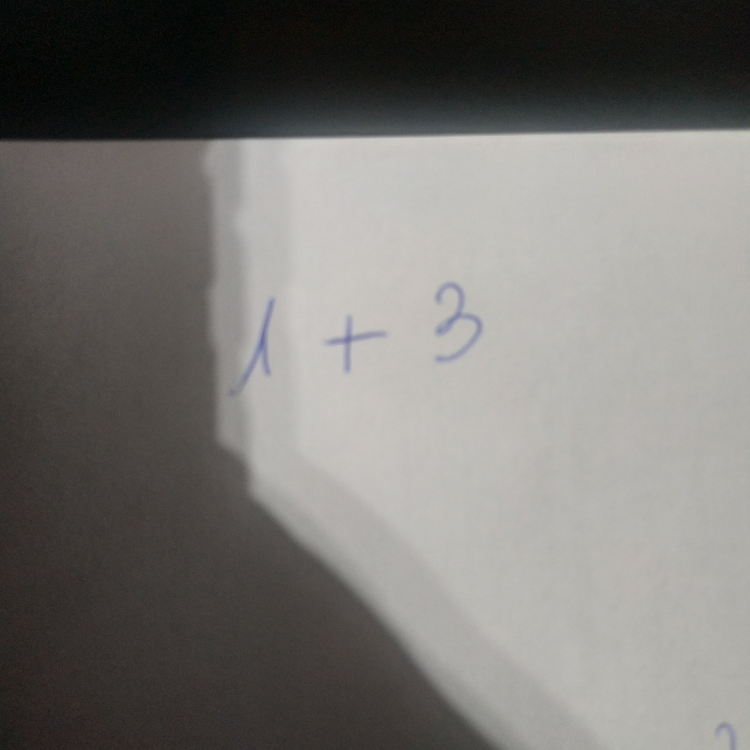
#> input picture img/im1.jpg, 3000 x 3000 px (shown at 1/4 size)
$ python -i image_processing.py   (imports and definitions only)
#> lines starting #> are read from the running program, lines starting #| are printed output that depends on the picture; after the words box and inside, x2 and y2 are one past the last pixel; in counts of white or black regions, pixels touching at a corner belong together
#> further down, picture is the input picture: shape (3000, 3000, 3); mean B, G, R 114.7, 117.9, 120
### utils.py
import cv2
import numpy as np
from TextBoxes import TextBoxes

def load_image(img_name):
    img = cv2.imread(img_name, cv2.IMREAD_COLOR)
    return img

# [14 lines left out: functions show_image, resize_image, not called in this run]

def resize_image_by_dim(img, width, height):
    return cv2.resize(img, (width, height), interpolation=cv2.INTER_AREA)

def get_offset_for_all_directions(scale_x, scale_y, width, height):
    offset_x = int(width * scale_x) // 2
    offset_y = int(height * scale_y) // 2
    return offset_x, offset_y

# [55 lines left out: functions get_boxes_as_images, write_message_on_img, clean_factor_from_expression, add_square_canvas_to_image, add_borders_to_image, not called in this run]

### image_processing.py
from PIL import Image, ImageEnhance
from utils import *
from skimage.filters import threshold_sauvola

import cv2
import numpy as np

# [11 lines left out: functions dilate, erode, not called in this run]

def closing(img, kernel_size):
    kernel = np.ones(kernel_size, np.uint8)
    im_closed = cv2.morphologyEx(img, cv2.MORPH_CLOSE, kernel)

    return im_closed

# [5 lines left out: function opening, not called in this run]

def max_contrast(img, scale):
#> called with scale = 2
    img = Image.fromarray(img)
    en = ImageEnhance.Contrast(img)
    img = en.enhance(scale)
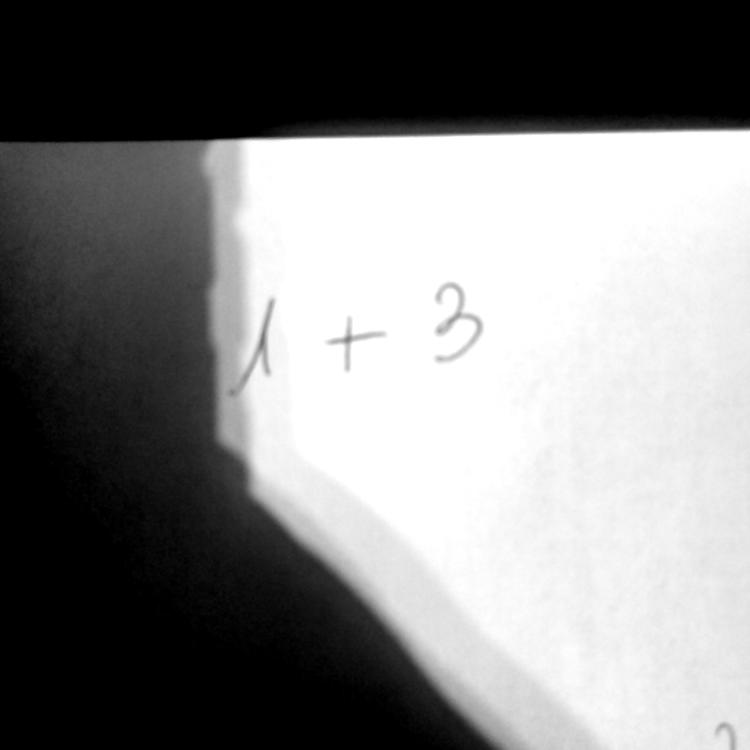
#> img: PIL image 3000x3000 L (shown at 1/4 size); min 0, max 255, mean 131.1
    contrast = np.array(img)

    return contrast

# [7 lines left out: function max_brightness, not called in this run]

def spot_numbers(img):
    # Smooth the image with contrast increasing
    im_contrast = max_contrast(img, 2)
    #show_image(im_contrast)

    # Spot edges
    im_canny = cv2.Canny(im_contrast, 30, 200)
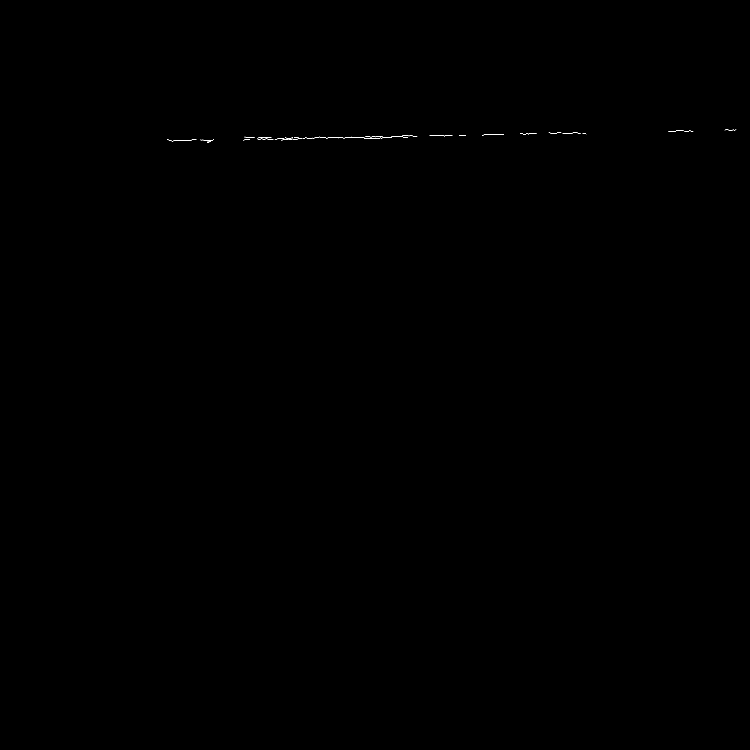
#> im_canny: shape (3000, 3000) (shown at 1/4 size); 0.02% white in thin lines or dots, all inside (x1, y1, x2, y2) = (668, 518, 2945, 571)

    # Close the found edges
    im_closed = closing(im_canny, (9, 9))
#> in closing, `im_closed = cv2.morphologyEx(img, cv2.MORPH_CLOSE, kernel)`: im_closed: shape (3000, 3000); 0.04% white; 15 white regions (1 under 20 px)

    return im_closed

def find_and_draw_contours(original, img):
    height, width = original.shape[:2]
#> height = 3000; width = 3000

    contours, hierarchy = cv2.findContours(img.copy(), cv2.RETR_EXTERNAL, cv2.CHAIN_APPROX_SIMPLE)
#> contours = 15 contours, 6 with area under 20; largest, box (x1, y1, x2, y2) and area: (1029, 548, 1209, 561) 778, (1211, 542, 1669, 555) 759, (801, 556, 856, 571) 115, (973, 547, 1019, 562) 115, (668, 556, 786, 566) 46
    rects = [cv2.boundingRect(ctr) for ctr in contours]
#> rects = 15 items, first 6: (801, 556, 55, 15), (668, 556, 118, 10), (1029, 548, 180, 13), (973, 547, 46, 15), (1211, 542, 458, 13), (1836, 541, 28, 3)

    detections = []
    for rect in rects:
        # Calculate contour areas for extracting it from the image later
        start_x = rect[0]
        start_y = rect[1]
        w = rect[2]
        h = rect[3]
        end_x = start_x + w
        end_y = start_y + h

        rect_offset_x, rect_offset_y = get_offset_for_all_directions(scale_x=0.3, scale_y=0.3, width=w, height=h)

        start_x = (start_x - rect_offset_x) if (start_x - rect_offset_x) > 0 else 0
        start_y = (start_y - rect_offset_y) if (start_y - rect_offset_y) > 0 else 0
        end_x = (end_x + rect_offset_x) if (end_x + rect_offset_x) < width else width
        end_y = (end_y + rect_offset_y) if (end_y + rect_offset_y) < height else height

        cv2.rectangle(original, (start_x, start_y), (end_x, end_y), (0, 255, 0), 3)
        detections.append((start_x, start_y, end_x, end_y))
#> this loop made 15 passes
#> (rect, start_x, start_y, w, h, end_x, end_y, offset_x in get_offset_for_all_directions) on passes 1 to 12: ((801, 556, 55, 15), 793, 554, 55, 15, 864, 573, 8), ((668, 556, 118, 10), 651, 555, 118, 10, 803, 567, 17), ((1029, 548, 180, 13), 1002, 547, 180, 13, 1236, 562, 27), ((973, 547, 46, 15), 967, 545, 46, 15, 1025, 564, 6), ((1211, 542, 458, 13), 1143, 541, 458, 13, 1737, 556, 68), ((1836, 541, 28, 3), 1832, 541, 28, 3, 1868, 544, 4), ((1718, 540, 92, 5), 1705, 540, 92, 5, 1823, 545, 13), ((1928, 536, 88, 5), 1915, 536, 88, 5, 2029, 541, 13), ((2330, 532, 15, 5), 2328, 532, 15, 5, 2347, 537, 2), ((2080, 532, 67, 6), 2070, 532, 67, 6, 2157, 538, 10), ((2250, 530, 73, 6), 2240, 530, 73, 6, 2333, 536, 10), ((2195, 530, 50, 4), 2188, 530, 50, 4, 2252, 534, 7)
#> after the loop, detections = 15 items, first 6: (793, 554, 864, 573), (651, 555, 803, 567), (1002, 547, 1236, 562), (967, 545, 1025, 564), (1143, 541, 1737, 556), (1832, 541, 1868, 544)

    return np.array(detections), original

def process_image_detections(img):
    # STEP 1 - Convert input image to grayscale
    im_gray = cv2.cvtColor(img, cv2.COLOR_BGR2GRAY)

    # STEP 2 - Apply Bilateral filter for noise removing
    im_bilateral = cv2.bilateralFilter(im_gray, 11, 17, 17)

    # STEP 3 - Spot the digits
    im_digits = spot_numbers(im_bilateral)
    # show_image(im_digits)

    # STEP 4 - Find and draw the contours
    detections, im_contours = find_and_draw_contours(img, im_digits)
#> detections = 15 rows, first 6: [793, 554, 864, 573], [651, 555, 803, 567], [1002, 547, 1236, 562], [967, 545, 1025, 564], [1143, 541, 1737, 556], [1832, 541, 1868, 544]

    return detections, im_contours

# [35 lines left out: functions pre_classification_image_processing, pre_cnn_image_processing, not called in this run]

>>> import cv2
>>> picture = cv2.imread('img/im1.jpg')
>>> result = process_image_detections(picture)

$ run again, on img/im2.jpg
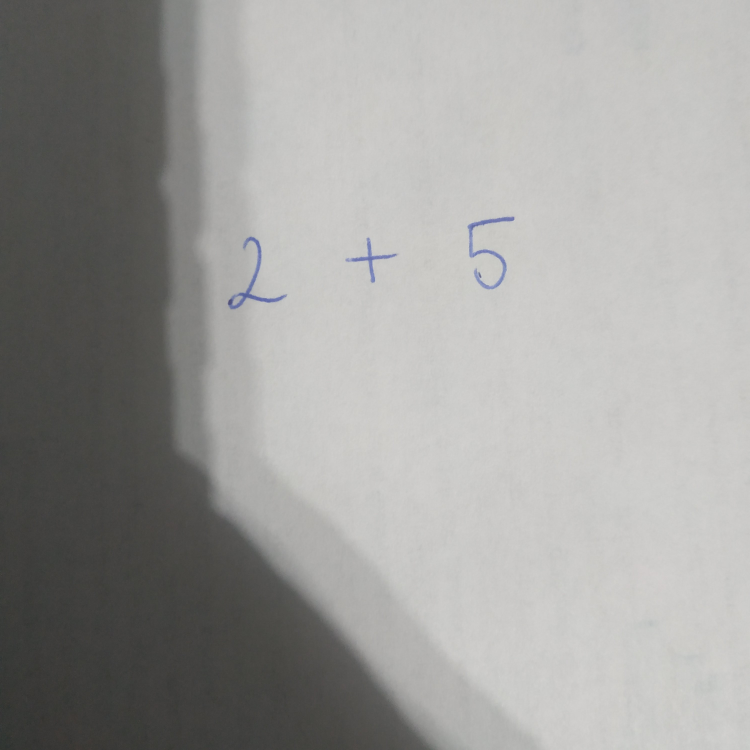
#> input picture img/im2.jpg, 3000 x 3000 px (shown at 1/4 size)
#> picture is the input picture: shape (3000, 3000, 3); mean B, G, R 155.4, 157.6, 158.1
#> in max_contrast, `img = en.enhance(scale)`:
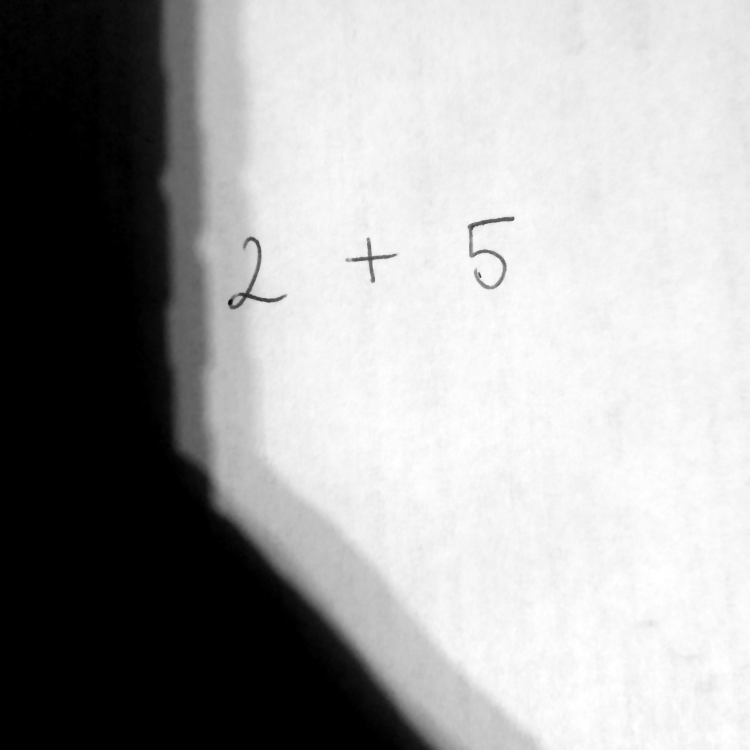
#> img: PIL image 3000x3000 L (shown at 1/4 size); min 0, max 255, mean 161.7
#> in spot_numbers, `im_canny = cv2.Canny(im_contrast, 30, 200)`:
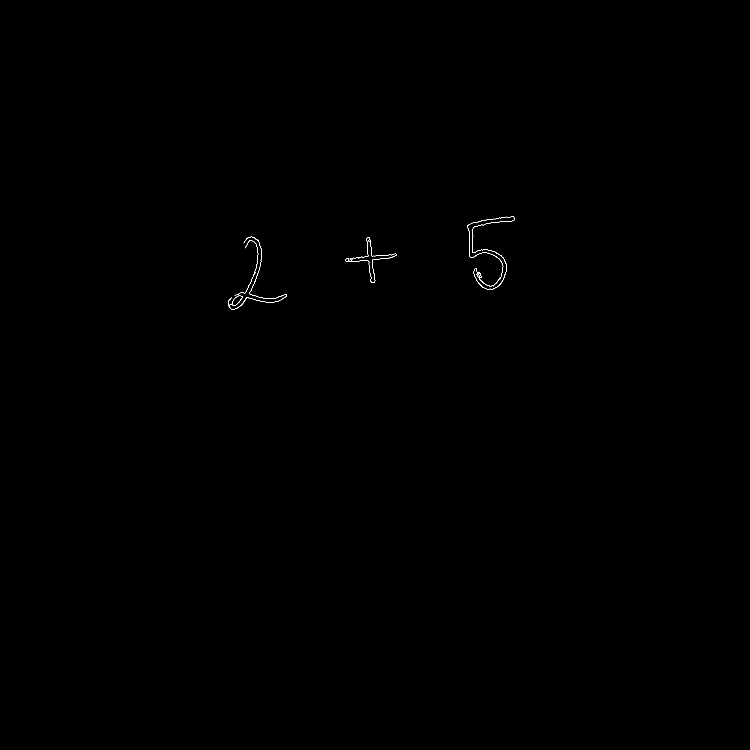
#> im_canny: shape (3000, 3000) (shown at 1/4 size); 0.04% white in thin lines or dots, all inside (x1, y1, x2, y2) = (912, 866, 2058, 1237)
#> im_closed: shape (3000, 3000); 0.07% white; 3 white regions
#> contours = 3 contours; box (x1, y1, x2, y2) and area: (1869, 866, 2058, 1158) 10284, (1381, 950, 1587, 1132) 5238, (912, 947, 1148, 1237) 1716
#> rects = [(1381, 950, 206, 182), (912, 947, 236, 290), (1869, 866, 189, 292)]
#> the loop in find_and_draw_contours, `for rect in rects:` made 3 passes
#> (rect, start_x, start_y, w, h, end_x, end_y, offset_x in get_offset_for_all_directions) on passes 1 to 3: ((1381, 950, 206, 182), 1351, 923, 206, 182, 1617, 1159, 30), ((912, 947, 236, 290), 877, 904, 236, 290, 1183, 1280, 35), ((1869, 866, 189, 292), 1841, 823, 189, 292, 2086, 1201, 28)
#> after the loop in find_and_draw_contours, `for rect in rects:`: detections = [(1351, 923, 1617, 1159), (877, 904, 1183, 1280), (1841, 823, 2086, 1201)]
#> in process_image_detections, `detections, im_contours = find_and_draw_contours(img, im_digits)`: detections = [[1351, 923, 1617, 1159], [877, 904, 1183, 1280], [1841, 823, 2086, 1201]]

$ run again, on img/im4.jpg
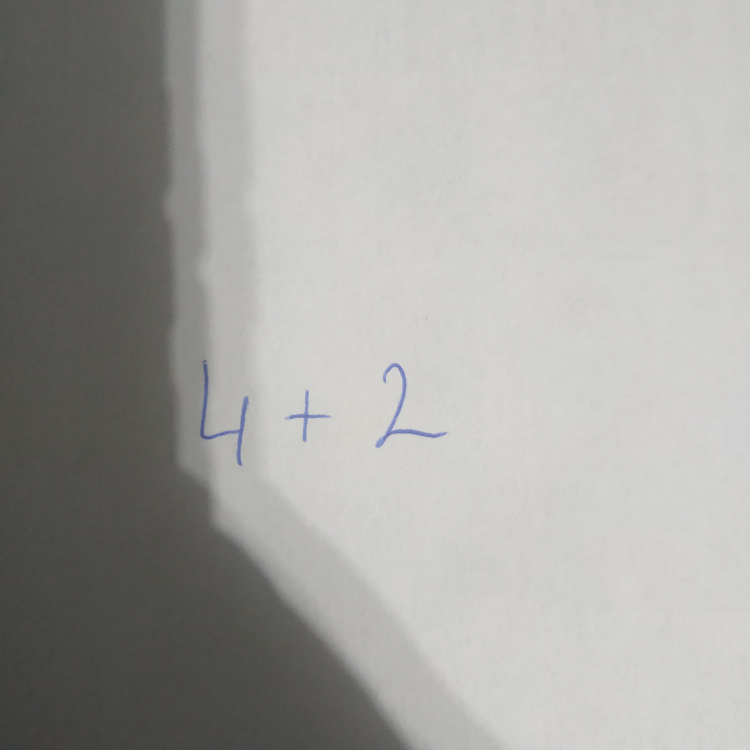
#> input picture img/im4.jpg, 3000 x 3000 px (shown at 1/4 size)
#> picture is the input picture: shape (3000, 3000, 3); mean B, G, R 162.2, 165.6, 166.1
#> in max_contrast, `img = en.enhance(scale)`:
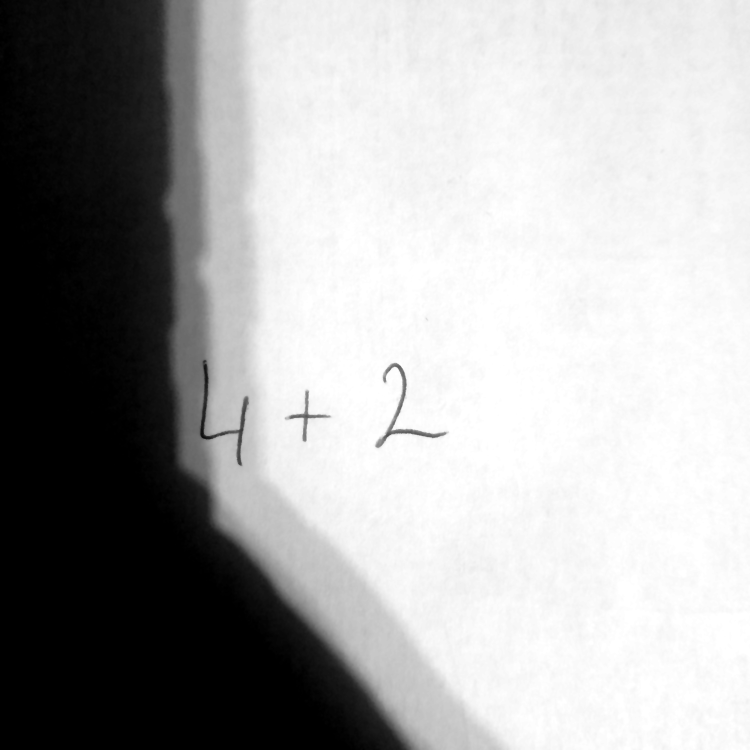
#> img: PIL image 3000x3000 L (shown at 1/4 size); min 0, max 255, mean 168.4
#> in spot_numbers, `im_canny = cv2.Canny(im_contrast, 30, 200)`:
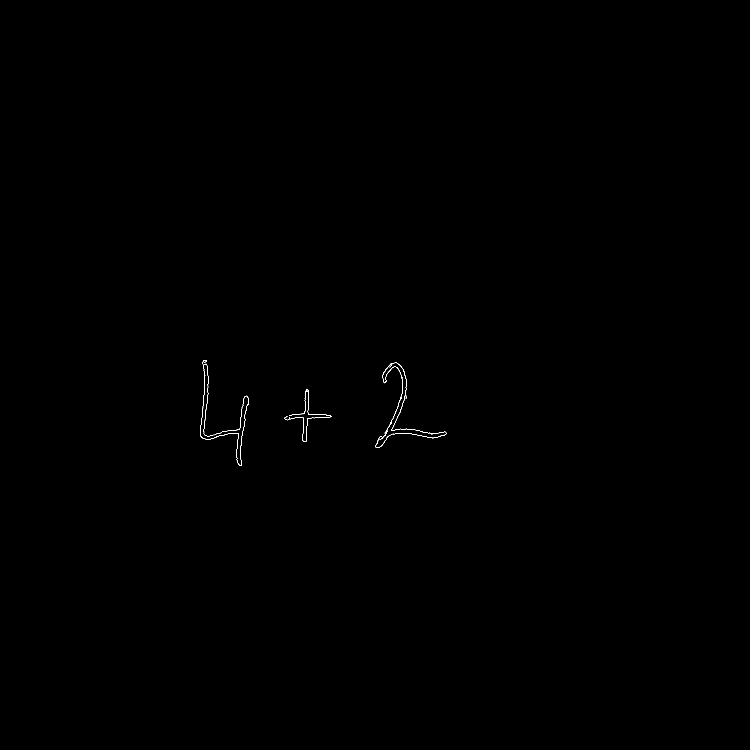
#> im_canny: shape (3000, 3000) (shown at 1/4 size); 0.05% white in thin lines or dots, all inside (x1, y1, x2, y2) = (801, 1440, 1786, 1863)
#> im_closed: shape (3000, 3000); 0.07% white; 3 white regions
#> contours = 3 contours; box (x1, y1, x2, y2) and area: (1501, 1451, 1786, 1792) 11298, (801, 1440, 996, 1863) 10770, (1139, 1557, 1328, 1767) 5086
#> rects = [(1139, 1557, 189, 210), (1501, 1451, 285, 341), (801, 1440, 195, 423)]
#> the loop in find_and_draw_contours, `for rect in rects:` made 3 passes
#> (rect, start_x, start_y, w, h, end_x, end_y, offset_x in get_offset_for_all_directions) on passes 1 to 3: ((1139, 1557, 189, 210), 1111, 1526, 189, 210, 1356, 1798, 28), ((1501, 1451, 285, 341), 1459, 1400, 285, 341, 1828, 1843, 42), ((801, 1440, 195, 423), 772, 1377, 195, 423, 1025, 1926, 29)
#> after the loop in find_and_draw_contours, `for rect in rects:`: detections = [(1111, 1526, 1356, 1798), (1459, 1400, 1828, 1843), (772, 1377, 1025, 1926)]
#> in process_image_detections, `detections, im_contours = find_and_draw_contours(img, im_digits)`: detections = [[1111, 1526, 1356, 1798], [1459, 1400, 1828, 1843], [772, 1377, 1025, 1926]]
